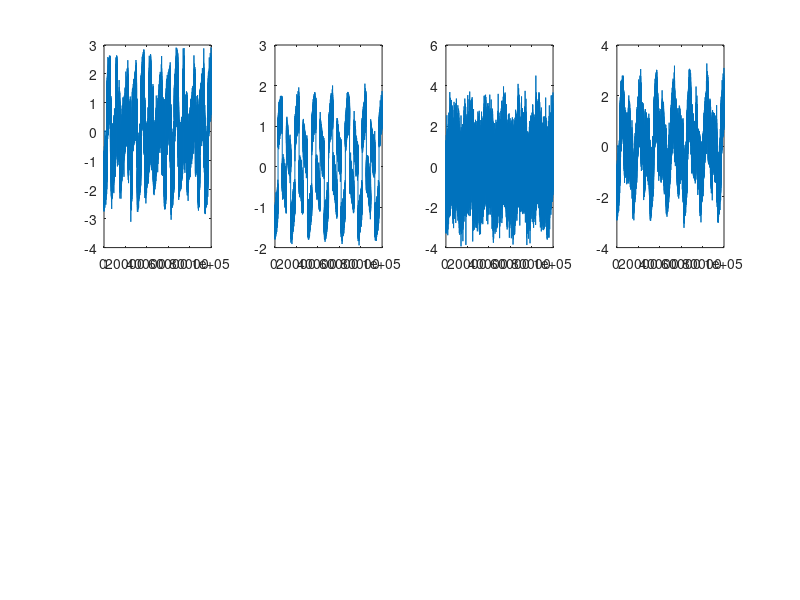

MATLAB code for this plot: (Note: this script raises an error after producing the figure.)
N=100000;

t = linspace(-10,10,N);
Mix = rand(4,4);
X = [sin(2*t) ; square(4*t) ; sawtooth(5*t) ; randn(1,N)];
Z = Mix*X;
for i=1:4
subplot(2,4,i)
plot(Z(i,:));
end
drawnow;

tic;
[U, W, Sphere] = dshf_ica(X, struct('S0',100,'verbosity',2));
toc;

subplot(2,1,2);
for i=1:4
subplot(2,4,4+i)
plot(U(i,:));
end
drawnow;
